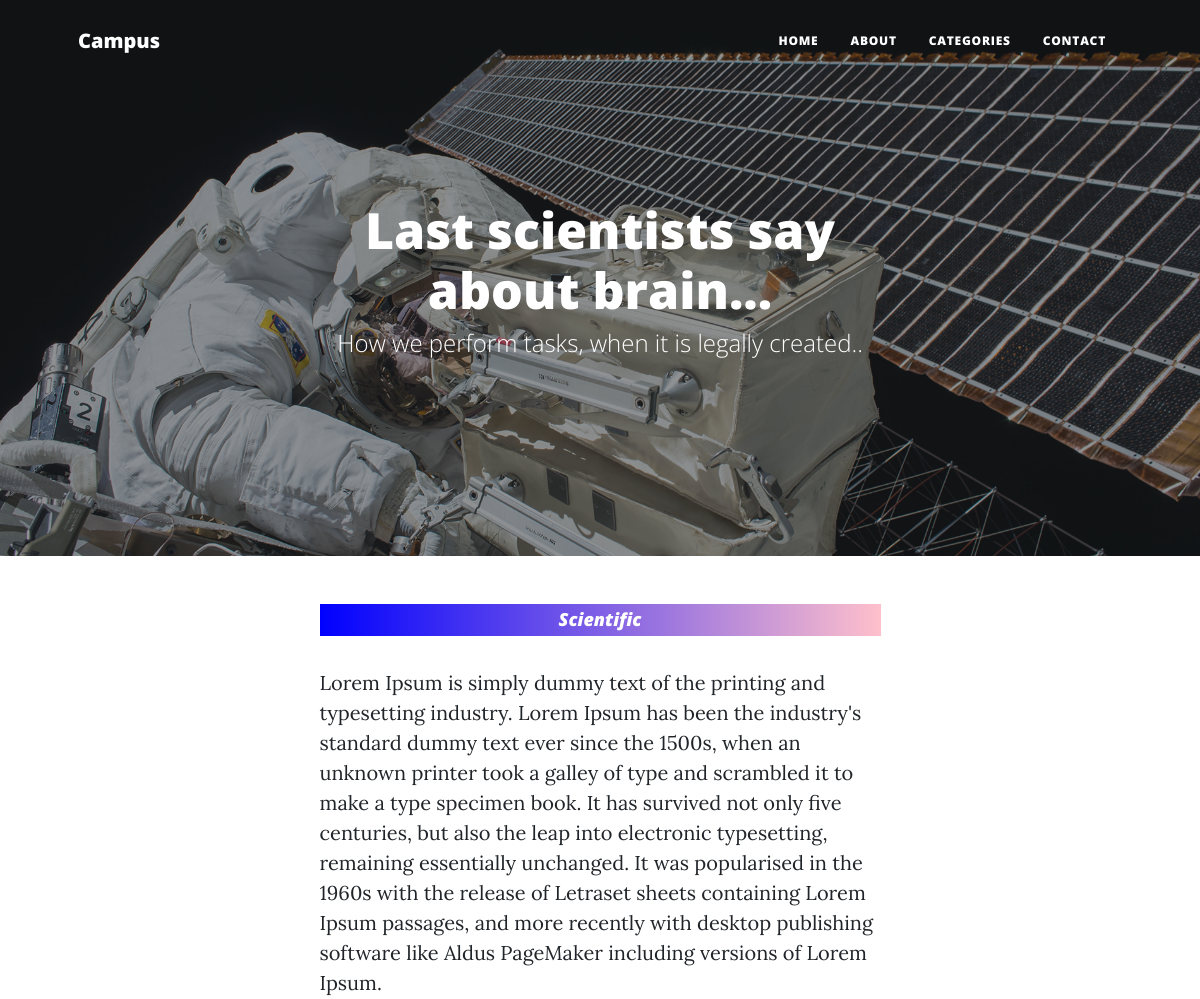
Before: /2/post/ (upper part) with the older database file.
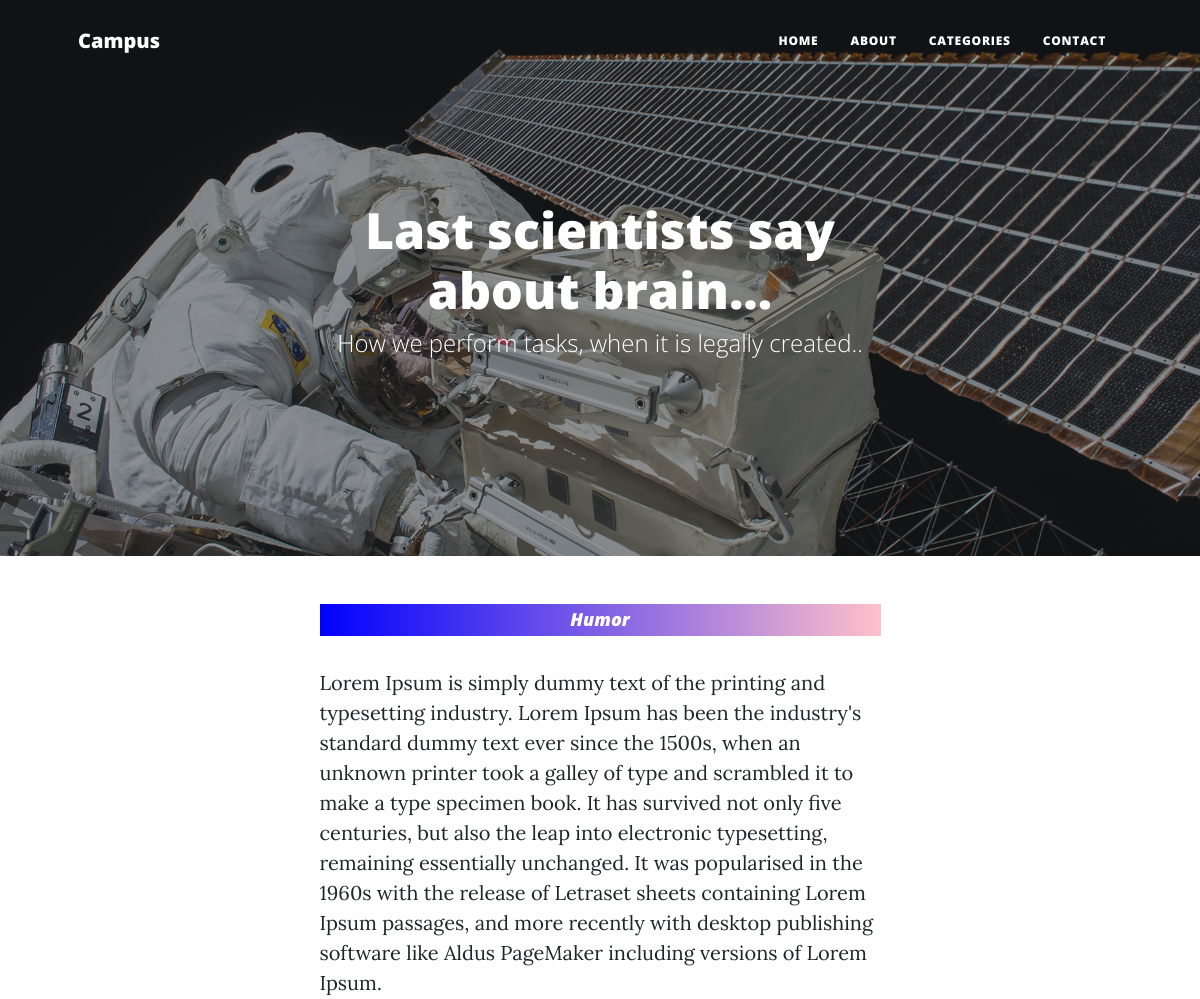
After: the same page with the newer database file.
### apps/portfolio/models.py (models this page shows, shortened)
class Post(models.Model):
    class Meta:
        verbose_name = "My Post"
        verbose_name_plural = "My Posts"
    main_heading = models.CharField(max_length=200)
    sub_heading = models.CharField(max_length=150)
    date_post = models.CharField(max_length=100)
    post_text_1 = models.TextField()
    image_2 = models.ImageField(blank=True)
    post_heading_1 = models.CharField(max_length=100)
    post_text_2 = models.TextField()
    muted_text_1 = models.TextField()
    image_3 = models.ImageField(blank=True)
    post_heading_2 = models.CharField(max_length=100)
    post_text_3 = models.TextField()
    image = models.ImageField(blank=True)
    category = models.ForeignKey("Category", blank=True, null=True, on_delete=models.CASCADE)

class Category(models.Model):
    class Meta:
        verbose_name = "Category"
        verbose_name_plural = "Category Section"
    name = models.CharField(max_length=100)
    image = models.ImageField()
    def __str__(self):
        return self.name

### apps/portfolio/views.py (the view)
# urls.py: path('<int:pk>/post/', views.post, name='post'),
def post(request, pk):
    post = models.Post.objects.get(id=pk)
    context = {"post": post}
    return render(request, 'pages/post.html', context)

### templates/pages/post.html (shortened to what this page needs)
{% extends 'layouts/base.html' %} {% block title %}posts{% endblock title %}
{% load static %}
{% block content %}
<header class="masthead" style="background-image: url({{ post.image.url }})">
  <div class="container position-relative px-4 px-lg-5">
    <div class="row gx-4 gx-lg-5 justify-content-center">
      <div class="col-md-10 col-lg-8 col-xl-7">
        <div class="site-heading">
          <h1 style="font-size: 50px">{{ post.main_heading }}</h1>
          <span class="subheading">{{ post.sub_heading }}</span>
        </div>
      </div>
    </div>
  </div>
</header>
<article class="mb-4">
  <div class="container px-4 px-lg-5">
    <div class="row gx-4 gx-lg-5 justify-content-center">
      <div class="col-md-10 col-lg-8 col-xl-7">
        <h2 style="font-style: italic; font-size: 18px !important; background-image: linear-gradient(to right, blue, pink); color: white; padding: 5px 5px; text-align: center;">{{ post.category }}</h2>
        <p>
         {{ post.post_text_1 }}
        </p>
      </div>
    </div>
  </div>
</article>
{% endblock content %}

Changed rows visible on the page:
changed Post "How we perform tasks, when it is legally created..": category "Scientific" → "Humor"
